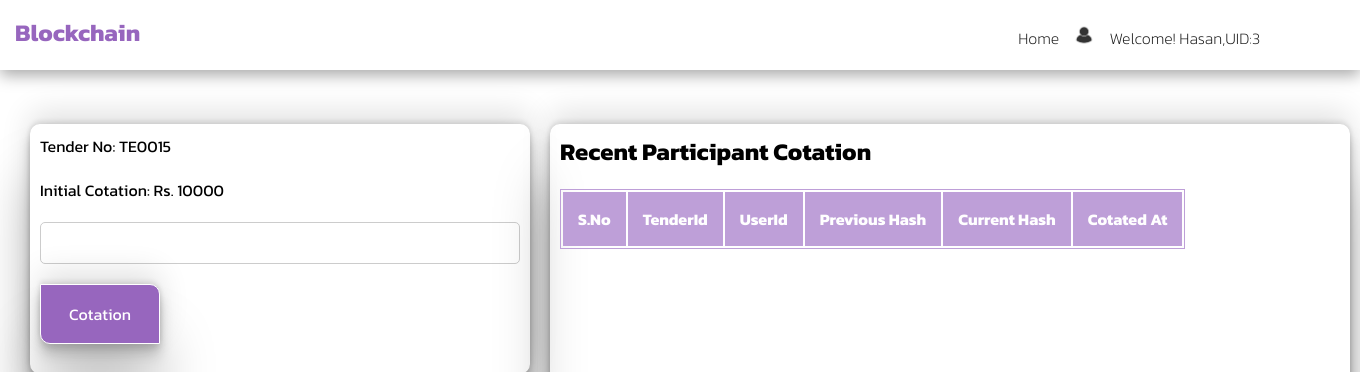
The app's page /viewBidDetails/22/ (signed in) with its own data.
### eadmin/models.py (models this page shows)
class particpants(models.Model):
    username = models.CharField(max_length=100,null=False, blank=False)
    password = models.CharField(max_length=100)
    contact = models.CharField(max_length=100)
    email = models.CharField(max_length=100)
    profile_picture = models.ImageField(upload_to=getFile,null=True,blank=True)
    created_at=models.DateTimeField(auto_now_add=True)

class tender(models.Model):
    title = models.CharField(max_length=100,null=False, blank=False)
    started_at = models.DateTimeField()
    ended_at = models.DateTimeField()
    img = models.ImageField(upload_to=getFile,null=True,blank=True)
    created_at=models.DateTimeField(auto_now_add=True)
    tenderNo = models.CharField(max_length=100,null=False,blank=False)
    status=  models.BooleanField(default=True)
    winnerid=  models.IntegerField(default=0)
    blockid=  models.IntegerField(default=0)
    initalCotation = models.CharField(max_length=100,null=False,blank=False,default=0)

### eadmin/views.py (the view)
# urls.py: path("viewBidDetails/<int:tender_id>/",views.getBidDetails, name="viewBidDetails"),
def getBidDetails(request,tender_id):
    tenders=tender.objects.get(pk=tender_id)
    logger.warning(f"tender:{tenders}")
    request.tender_id = tender_id
    bl_block = isTenderCotatedByUser(tender_id)
    participant_info = getattr(request, 'participant_info', None)
    return render(request,'e-participant/tenderDetails.html',{'tenderDetails':tenders,'block_list': bl_block, 'participant_info': participant_info})

### eadmin/BlockchainMiddleWare.py (called while the page is built)
    def __call__(self, request):
        tender_id = request.GET.get('tender_id', None)  # Assuming the tenderid is passed via GET parameter
        block_list = None
        if tender_id:
            block_list = Blockchain.objects.filter(tenderid=tender_id)
            request.block_list = block_list
        else:
            request.block_list = None
        response = self.get_response(request)
        return response

### eadmin/tenderMiddleware.py (called while the page is built)
    def __call__(self, request):
        tenderList = None
        getTender = tender.objects.filter(status=True)
        request.tenderList = getTender
        response = self.get_response(request)
        return response

### eadmin/views.py (called while the page is built)
def isTenderCotatedByUser(tender_id):
    blocks=Blockchain.objects.filter(tenderid=tender_id)
    cotation = []
    isactive =False
    for bb in blocks:
        obj = bb.data
        currentUserid = obj['data']['userid']
        print("line 400:",bb.id)
        cotation.append({'bbid':bb.id,'userid':currentUserid,'tenderid':bb.tenderid,'transaction':obj['data']['transaction'],'previousHash':bb.previousHash,'currentHash':bb.currentHash,'updated_at':bb.updated_at})
    print(cotation)
    return cotation

### templates/e-participant/tenderDetails.html (shortened to what this page needs)
{% extends 'e-participant/layout.html' %}
{% block content %}
    <div class="bl-container">
         <div class="card cotation-card ">
            <p>Tender No: {{ tenderDetails.tenderNo }}</p>
            <p>Initial Cotation: Rs. {{ tenderDetails.initalCotation }}</p>
            <form  method="post" action="{% url 'newCotation' %}">
                <input type="text" name="amount" class="form-control">
                <button type="submit" class="bl-btn wd-1">Cotation</button>
            </form>
        </div>
        <div class="card cotation-card wd ">
            <h2>Recent Participant Cotation </h2>
            <table>
                <thead>
                    <th>S.No</th>
                    <th>TenderId</th>
                    <th>UserId</th>
                    <th>Previous Hash</th>
                    <th>Current Hash</th>
                    <th>Cotated At</th>
                </thead>
            </table>
        </div>
    </div>
{% endblock %}

### templates/e-participant/layout.html (shortened to what this page needs)
<html lang="en">
<head>
    {% load static %}
    <link rel="stylesheet" href="{% static 'css/style.css' %}">
    <link rel="stylesheet" href="https://cdnjs.cloudflare.com/ajax/libs/font-awesome/6.5.1/css/all.min.css" />
</head>
<body>
    <header>
        <nav>
             <h1>Blockchain</h1>
            <ul>
                <li><a href="{% url 'dashboard' %}">Home</a></li>
                <li class="dropdown">
                    <div class="dropbtn">
                        <img src="{% static 'profile/default.jpg' %}" alt="" height="30px" width="30px">
                    </div>
                </li>
                {% if participant_info %}
                <li><a href="#">Welcome! <b class="bl-fnt">{{participant_info.username}},UID:{{participant_info.id}}</b></a></li>
                {% endif%}
            </ul>
        </nav>
    </header>
    <a href="{% url 'dashboard' %}">Home</a>
    <a href="{% url 'bid_details' %}">Bid Details</a>
    <a href="{% url 'index' %}">Logout</a>
    {% block content %}
    {% endblock  %}
</body>
</html>

### static/css/style.css (style rules this page uses)
* { box-sizing: border-box; padding: 0; margin: 0; list-style: none; font-family: 'Kanit', sans-serif; text-decoration: none; }
:root { --primary-color: #9766be; --light-primary-color: #be9fd8; --green-color:#0c8835; --white-color: #ffff; --black-color: #0a0a0aee; --red-color:#d30202; }
header { background-color: var(--white-color); height: 70px; width: 100%; top: 0; position: sticky; z-index: 1000; box-shadow: rgba(0, 0, 0, 0.35) 0px 5px 15px; }
header nav { display: flex; cursor: pointer; justify-content: space-between; }
header nav h1 { margin: 15px; }
header nav ul { margin: 15px; display: flex; justify-content: flex-end; align-items: flex-end; }
header nav ul li { padding: 5px; }
header nav ul li:last-child { margin-right: 80px; }
nav h1 { color: var(--primary-color); }
li a { color: var(--black-color); }
.card { height: 300px; margin: 10px; position: relative; width: 300px; border-radius: 10px; box-shadow: rgba(0, 0, 0, 0.25) 0px 54px 55px, rgba(0, 0, 0, 0.12) 0px -12px 30px, rgba(0, 0, 0, 0.12) 0px 4px 6px, rgba(0, 0, 0, 0.17) 0px 12px 13px, rgba(0, 0, 0, 0.09) 0px -3px 5px; }
.bl-form p, a { color: var(--white-color); font-weight: 200; }
.form-control { width: 100%; padding: 10px; margin-bottom: 10px; border: 1px solid #ccc; border-radius: 5px; box-sizing: border-box; }
.dropbtn { align-items: center; flex-direction: column; }
.bl-fnt { font-weight: 200; }
.bl-container { height: 100%; width: 100%; display: grid; margin: 20px; grid-template-columns: 1fr 1fr 1fr; }
.bl-btn { display: absolute; border: 1px solid var(--white-color); color: var(--black-color); cursor: pointer; background-color: var(--primary-color); text-align: center; margin-top: 10px; border-radius: 0px 10px 0px 10px; box-shadow: rgba(0, 0, 0, 0.25) 0px 54px 55px, rgba(0, 0, 0, 0.12) 0px -12px 30px, rgba(0, 0, 0, 0.12) 0px 4px 6px, rgba(0, 0, 0, 0.17) 0px 12px 13px, rgba(0, 0, 0, 0.09) 0px -3px 5px; }
.bl-btn.wd-1 { width: 120px; height: 60px; font-size: 1em; color: var(--white-color); }
.card.cotation-card { height: 250px; width: 500px; }
.cotation-card p, form { padding: 10px; }
.card.cotation-card.wd { height: 80%; width: 800px; overflow: scroll; }
.wd h2 { padding: 10px; }
table { margin: 10px; border: 1px solid var(--light-primary-color) }
table thead { background-color: var(--light-primary-color); color: var(--white-color); }
table thead th { padding: 15px; }

### records on screen
particpants: username "Hasan", id "3"
tender: tenderNo "TE0015", initalCotation "10000"
